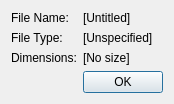
<?xml version="1.0" encoding="UTF-8"?>
<ui version="4.0">
 <class>imgAbout</class>
 <widget class="QDialog" name="imgAbout">
  <property name="geometry">
   <rect>
    <x>0</x>
    <y>0</y>
    <width>174</width>
    <height>98</height>
   </rect>
  </property>
  <property name="windowTitle">
   <string>Dialog</string>
  </property>
  <layout class="QFormLayout" name="formLayout">
   <item row="0" column="0">
    <widget class="QLabel" name="label">
     <property name="text">
      <string>File Name:</string>
     </property>
    </widget>
   </item>
   <item row="0" column="1">
    <widget class="QLabel" name="fname">
     <property name="text">
      <string>[Untitled]</string>
     </property>
    </widget>
   </item>
   <item row="1" column="0">
    <widget class="QLabel" name="label_2">
     <property name="text">
      <string>File Type:</string>
     </property>
    </widget>
   </item>
   <item row="1" column="1">
    <widget class="QLabel" name="ftype">
     <property name="text">
      <string>[Unspecified]</string>
     </property>
    </widget>
   </item>
   <item row="2" column="0">
    <widget class="QLabel" name="label_3">
     <property name="text">
      <string>Dimensions:</string>
     </property>
    </widget>
   </item>
   <item row="2" column="1">
    <widget class="QLabel" name="fsize">
     <property name="text">
      <string>[No size]</string>
     </property>
    </widget>
   </item>
   <item row="3" column="0" colspan="2">
    <widget class="QDialogButtonBox" name="buttonBox">
     <property name="orientation">
      <enum>Qt::Horizontal</enum>
     </property>
     <property name="standardButtons">
      <set>QDialogButtonBox::Ok</set>
     </property>
    </widget>
   </item>
  </layout>
 </widget>
 <resources/>
 <connections>
  <connection>
   <sender>buttonBox</sender>
   <signal>accepted()</signal>
   <receiver>imgAbout</receiver>
   <slot>accept()</slot>
   <hints>
    <hint type="sourcelabel">
     <x>248</x>
     <y>254</y>
    </hint>
    <hint type="destinationlabel">
     <x>157</x>
     <y>274</y>
    </hint>
   </hints>
  </connection>
  <connection>
   <sender>buttonBox</sender>
   <signal>rejected()</signal>
   <receiver>imgAbout</receiver>
   <slot>reject()</slot>
   <hints>
    <hint type="sourcelabel">
     <x>316</x>
     <y>260</y>
    </hint>
    <hint type="destinationlabel">
     <x>286</x>
     <y>274</y>
    </hint>
   </hints>
  </connection>
 </connections>
</ui>
